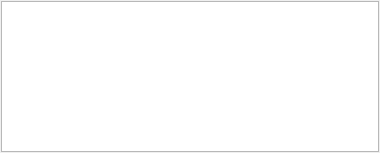
<ui version="4.0" >
 <class>HistoryPanel</class>
 <widget class="QWidget" name="HistoryPanel" >
  <property name="geometry" >
   <rect>
    <x>0</x>
    <y>0</y>
    <width>380</width>
    <height>153</height>
   </rect>
  </property>
  <property name="sizePolicy" >
   <sizepolicy vsizetype="Ignored" hsizetype="Ignored" >
    <horstretch>0</horstretch>
    <verstretch>0</verstretch>
   </sizepolicy>
  </property>
  <property name="windowTitle" >
   <string>History</string>
  </property>
  <layout class="QHBoxLayout" name="horizontalLayout" >
   <property name="spacing" >
    <number>3</number>
   </property>
   <property name="margin" >
    <number>1</number>
   </property>
   <item>
    <widget class="QListWidget" name="listWidget" />
   </item>
  </layout>
  <action name="ui_undoAction" >
   <property name="text" >
    <string>Undo</string>
   </property>
   <property name="icon" >
     <iconset resource="../resources/gui.qrc" >
       <normaloff>:/undoIcon</normaloff>:/undoIcon
     </iconset>
   </property>
 </action>
 <action name="ui_redoAction" >
   <property name="text" >
     <string>Redo</string>
   </property>
   <property name="icon" >
     <iconset resource="../resources/gui.qrc" >
     <normaloff>:/redoIcon</normaloff>:/redoIcon</iconset>
   </property>
  </action>
  <action name="ui_clearAction" >
   <property name="text" >
    <string>Clear</string>
   </property>
   <property name="icon" >
     <iconset resource="../resources/gui.qrc" >
     <normaloff>:/clearHistoryIcon</normaloff>:/clearHistoryIcon</iconset>
   </property>
  </action>
 </widget>
 <resources/>
 <connections/>
</ui>
